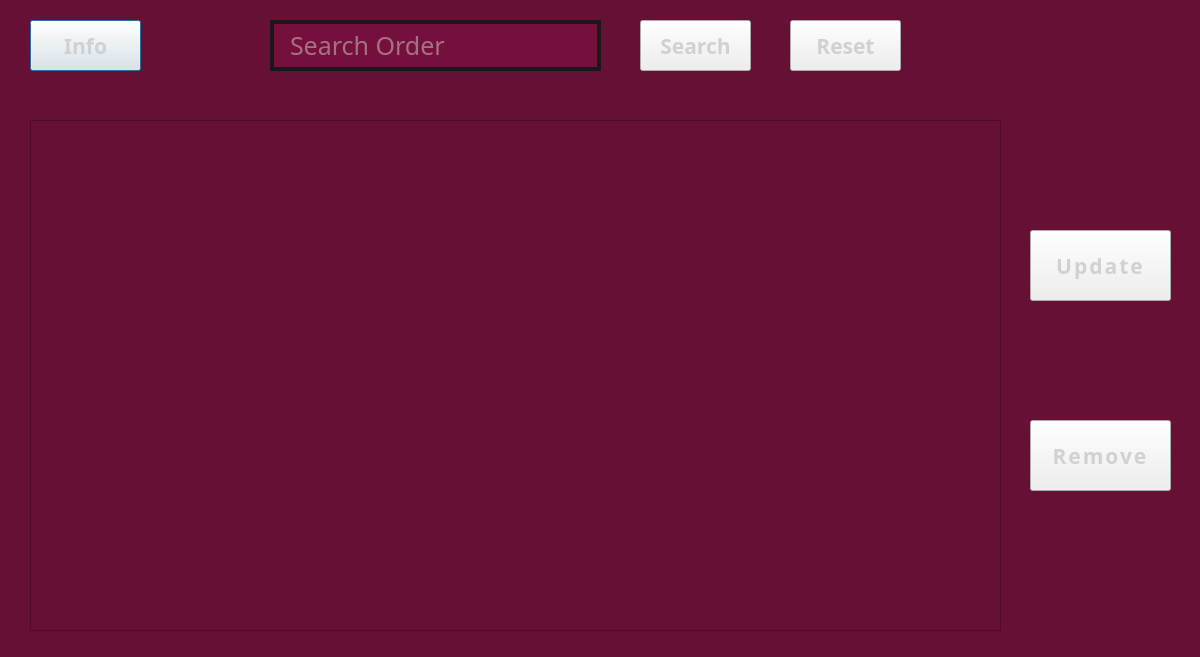
<?xml version="1.0" encoding="UTF-8"?>
<ui version="4.0">
 <class>ViewOrdersDialog</class>
 <widget class="QDialog" name="ViewOrdersDialog">
  <property name="geometry">
   <rect>
    <x>0</x>
    <y>0</y>
    <width>1200</width>
    <height>657</height>
   </rect>
  </property>
  <property name="windowTitle">
   <string>Dialog</string>
  </property>
  <property name="styleSheet">
   <string notr="true">QDialog {
	background-color: rgb(102, 16, 53);
}</string>
  </property>
  <widget class="QPushButton" name="infoBtn">
   <property name="geometry">
    <rect>
     <x>30</x>
     <y>20</y>
     <width>111</width>
     <height>51</height>
    </rect>
   </property>
   <property name="font">
    <font>
     <family>HP Simplified Jpan</family>
     <pointsize>16</pointsize>
     <bold>true</bold>
    </font>
   </property>
   <property name="styleSheet">
    <string notr="true">QPushButton {
background: '#75103c';
color: rgb(209, 209, 209);
border: 4px solid '#1a1818';
}

QPushButton::hover {
background-color: rgb(84, 13, 43);
}</string>
   </property>
   <property name="text">
    <string>Info</string>
   </property>
  </widget>
  <widget class="QPushButton" name="resetBtn">
   <property name="geometry">
    <rect>
     <x>790</x>
     <y>20</y>
     <width>111</width>
     <height>51</height>
    </rect>
   </property>
   <property name="font">
    <font>
     <family>HP Simplified Jpan</family>
     <pointsize>16</pointsize>
     <bold>true</bold>
    </font>
   </property>
   <property name="styleSheet">
    <string notr="true">QPushButton {
background: '#75103c';
color: rgb(209, 209, 209);
border: 4px solid '#1a1818';
}

QPushButton::hover {
background-color: rgb(84, 13, 43);
}</string>
   </property>
   <property name="text">
    <string>Reset</string>
   </property>
  </widget>
  <widget class="QPushButton" name="timeButton">
   <property name="geometry">
    <rect>
     <x>980</x>
     <y>15</y>
     <width>161</width>
     <height>61</height>
    </rect>
   </property>
   <property name="font">
    <font>
     <family>HP Simplified Jpan</family>
     <pointsize>16</pointsize>
     <bold>true</bold>
    </font>
   </property>
   <property name="styleSheet">
    <string notr="true">QPushButton {
background: '#75103c';
color: rgb(209, 209, 209);
border: 4px solid '#1a1818';
border-radius: 10px;
}

QPushButton::hover {
background: '#75103c';
}</string>
   </property>
   <property name="text">
    <string/>
   </property>
  </widget>
  <widget class="QLineEdit" name="srchOrderBox">
   <property name="geometry">
    <rect>
     <x>270</x>
     <y>20</y>
     <width>331</width>
     <height>51</height>
    </rect>
   </property>
   <property name="font">
    <font>
     <family>HP Simpified Jpan</family>
     <pointsize>19</pointsize>
     <italic>false</italic>
     <bold>false</bold>
    </font>
   </property>
   <property name="styleSheet">
    <string notr="true">QLineEdit {
	font: 19pt &quot;HP Simpified Jpan&quot;;
	border: 4px solid rgb(26, 24, 24);
	padding-left: 14px;
	background: rgb(117, 16, 60);
	color: rgb(209, 209, 209);
}</string>
   </property>
   <property name="text">
    <string/>
   </property>
   <property name="placeholderText">
    <string>Search Order</string>
   </property>
  </widget>
  <widget class="QPushButton" name="srchButton">
   <property name="geometry">
    <rect>
     <x>640</x>
     <y>20</y>
     <width>111</width>
     <height>51</height>
    </rect>
   </property>
   <property name="font">
    <font>
     <family>HP Simplified Jpan</family>
     <pointsize>16</pointsize>
     <bold>true</bold>
    </font>
   </property>
   <property name="styleSheet">
    <string notr="true">QPushButton {
background: '#75103c';
color: rgb(209, 209, 209);
border: 4px solid '#1a1818';
}

QPushButton::hover {
background-color: rgb(84, 13, 43);
}</string>
   </property>
   <property name="text">
    <string>Search</string>
   </property>
  </widget>
  <widget class="QTableView" name="tableView">
   <property name="geometry">
    <rect>
     <x>30</x>
     <y>120</y>
     <width>971</width>
     <height>511</height>
    </rect>
   </property>
   <property name="font">
    <font>
     <family>Source Code Pro</family>
     <pointsize>13</pointsize>
     <bold>true</bold>
     <stylestrategy>PreferDefault</stylestrategy>
    </font>
   </property>
   <property name="mouseTracking">
    <bool>true</bool>
   </property>
   <property name="focusPolicy">
    <enum>Qt::ClickFocus</enum>
   </property>
   <property name="styleSheet">
    <string notr="true">QTableView {
background-color: rgb(102, 16, 53);
border: 6px solid  '#1a1818';
gridline-color:  '#1a1818';
selection-background-color: rgb(84, 13, 43);
}
QHeaderView::section {
border-color: rgb(26, 24, 24);
color: rgb(209, 209, 209);
font: 20pt &quot;HP Simplified Jpan&quot;;
background-color: rgb(102, 16, 53);
height: 65px;
}

QHeaderView::section::hover {
background-color: rgb(102, 16, 53);
}

QTableView::item{
background-color: rgb(102, 16, 53);
color: rgb(209, 209, 209);
}

QTableView::item:hover {
background-color: rgb(84, 13, 43);
}
QTableView::item:selected {
background-color: rgb(102, 16, 53);
}</string>
   </property>
   <property name="editTriggers">
    <set>QAbstractItemView::NoEditTriggers</set>
   </property>
   <property name="showGrid">
    <bool>true</bool>
   </property>
   <property name="gridStyle">
    <enum>Qt::DashLine</enum>
   </property>
   <property name="cornerButtonEnabled">
    <bool>false</bool>
   </property>
   <attribute name="horizontalHeaderCascadingSectionResizes">
    <bool>false</bool>
   </attribute>
   <attribute name="horizontalHeaderDefaultSectionSize">
    <number>159</number>
   </attribute>
   <attribute name="verticalHeaderCascadingSectionResizes">
    <bool>false</bool>
   </attribute>
  </widget>
  <widget class="QPushButton" name="updtOrderBtn">
   <property name="geometry">
    <rect>
     <x>1030</x>
     <y>230</y>
     <width>141</width>
     <height>71</height>
    </rect>
   </property>
   <property name="font">
    <font>
     <family>HP Simplified Jpan</family>
     <pointsize>16</pointsize>
     <bold>true</bold>
    </font>
   </property>
   <property name="styleSheet">
    <string notr="true">QPushButton {
background: '#75103c';
color: rgb(209, 209, 209);
border: 4px solid '#1a1818';
letter-spacing: 2px;
}

QPushButton::hover {
background-color: rgb(84, 13, 43);
}</string>
   </property>
   <property name="text">
    <string>Update</string>
   </property>
  </widget>
  <widget class="QPushButton" name="rmvOrderBtn">
   <property name="geometry">
    <rect>
     <x>1030</x>
     <y>420</y>
     <width>141</width>
     <height>71</height>
    </rect>
   </property>
   <property name="font">
    <font>
     <family>HP Simplified Jpan</family>
     <pointsize>16</pointsize>
     <bold>true</bold>
    </font>
   </property>
   <property name="styleSheet">
    <string notr="true">QPushButton {
background: '#75103c';
color: rgb(209, 209, 209);
border: 4px solid '#1a1818';
letter-spacing: 2px;
}

QPushButton::hover {
background-color: rgb(84, 13, 43);
}</string>
   </property>
   <property name="text">
    <string>Remove</string>
   </property>
  </widget>
 </widget>
 <resources/>
 <connections/>
</ui>
